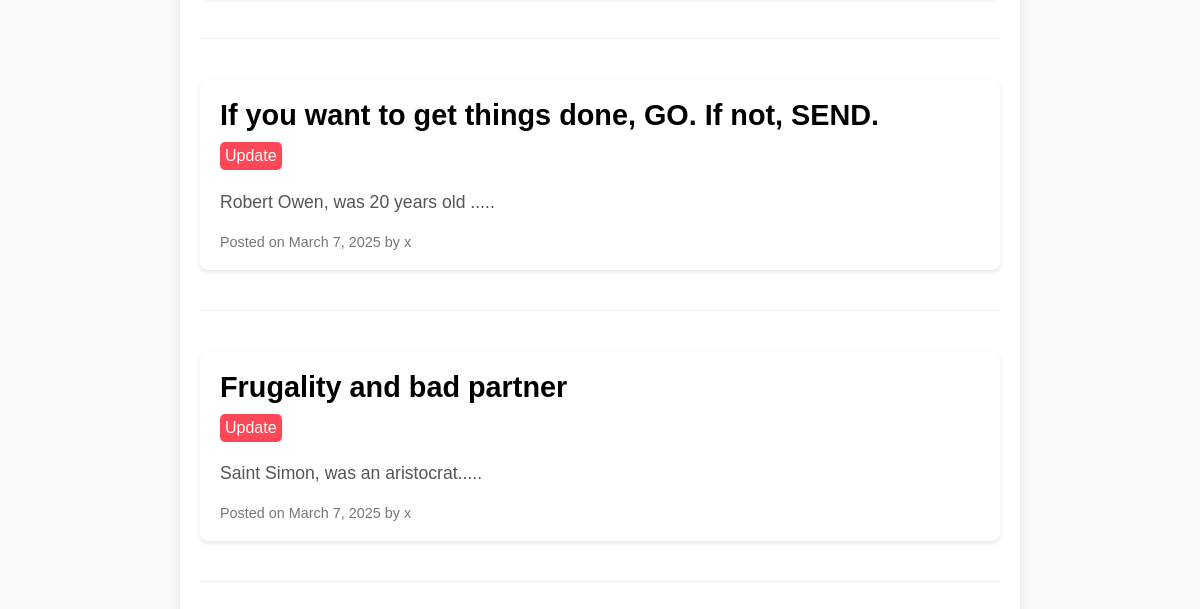
Page /blogs/entries/ (signed in, lower part) on the earlier database version.
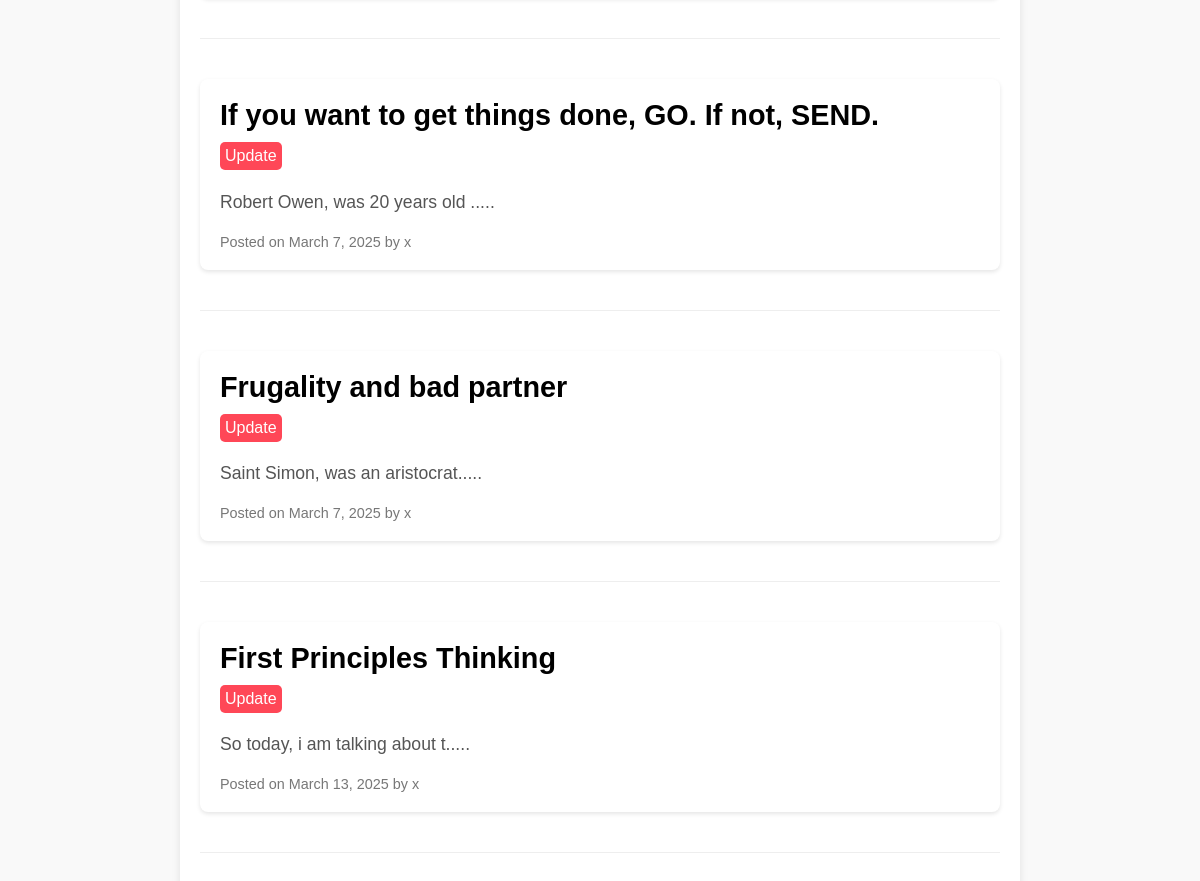
Same page on the later database version.
### blogapp/models.py (models this page shows, shortened)
class BlogEntry(models.Model):
    title = models.CharField(max_length=100)
    author = models.ForeignKey('auth.User', on_delete=models.CASCADE)
    particular = models.TextField()
    date = models.DateField(auto_now_add=True)
    blog = models.Manager()
    slug = models.SlugField(blank=True)
    class Meta:
        verbose_name_plural = 'Blog Enteries'
    def get_absolute_url(self):
        return reverse("detail", kwargs={"slug": self.slug})

### blogapp/views.py (the view)
# urls.py: path('entries/',MainPage.as_view(), name='main'),
class MainPage(LoginRequired, ListView):
    model = BlogEntry
    template_name = 'main.html'
    context_object_name = 'blogs'
    slug_field = 'slug'
    slug_url_kwargs = 'slug'
    def get_queryset(self):
        return BlogEntry.blog.filter(author=self.request.user).order_by('date')

### blogapp/mixins.py (called while the page is built)
    def dispatch(self, request, *args, **kwargs):
        if not request.user.is_authenticated:
            return PermissionDenied("You are not allowed to view this page")
        return super().dispatch(request, *args, **kwargs)

### templates/main.html (shortened to what this page needs)
{% extends "base.html" %}
{% block content %}
<div class="blog-container">
    <section class="blog-entries">
        <div class="entries-list">
            {% for blog in blogs %}
                <article class="blog-entry">
                    <a href="{{ blog.get_absolute_url }}"><h3 class="entry-title"><strong>{{ blog.title }}</strong></h3></a>
                    <form action='{% url 'update' blog.slug %}'>
                        <button type='submit' class='updatebutton'>Update</button>
                    </form>
                    <p class="entry-content">{{ blog.particular|slice:":30  " }}.....</p>
                    <p class="entry-meta">Posted on {{ blog.date }} by {{ blog.author }}</p>
                </article>
                <hr class="entry-divider">
            {% endfor %}
        </div>
    </section>
</div>
{% endblock %}

Differences in the rows shown:
added BlogEntry: title "First Principles Thinking", particular "So today, i am talking about t", date "March 13, 2025", author "x"
